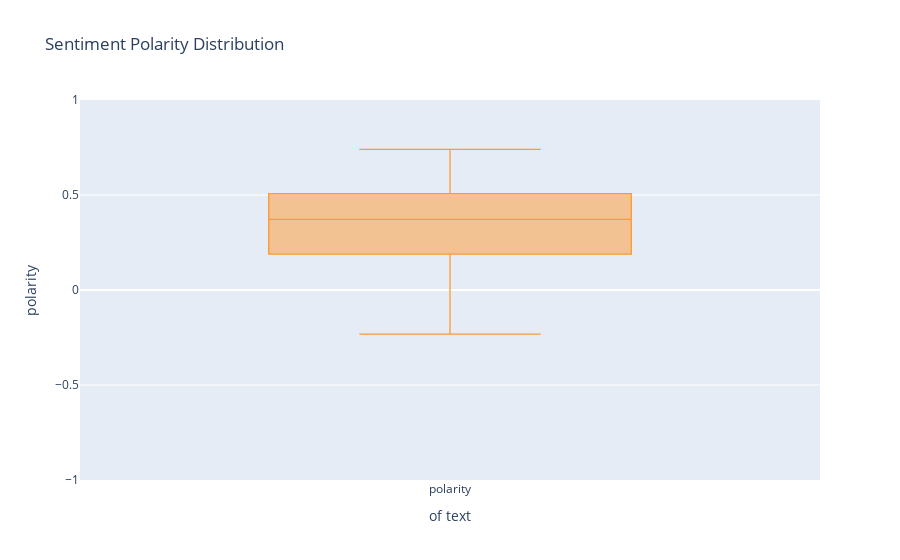

The cell this chart's notebook holds for it:
### Markdown cell above
#### Sentiment Polarity Distribution of Reviews

### Code cell
layout = go.Layout(
        yaxis=dict(
            range=[-1, 1],
            title='polarity'
        ),
        xaxis=dict(
            title='of text'
        ),
        title='Sentiment Polarity Distribution'
    )
df['polarity'].iplot(
    kind='box',
    linecolor='black',
    layout = layout)

### Figure 1 — Plotly figure (JSON) as saved in the notebook; plotly's stock layout.template omitted (floating-point values rounded to 4 significant figures)
{"data": [{"boxpoints": false, "line": {"width": 1.3}, "marker": {"color": "rgba(255, 153, 51, 1.0)"}, "name": "polarity", "orientation": "v", "type": "box", "y": [0.3741, 0.3708, -0.2321, 0.1883, 0.2584, 0.5509, 0.2614, 0.4, 0.3539, 0.6393, 0.4975, 0.6623, 0.359, 0.6083, 0.2802, 0.615, 0.308, 0.3938, 0.4753, 0.4167, 0.5429, -0.02998, 0.05116, 0.1417, 0.14, -0.2014, 0.1081, 0.3726, 0.5073, 0.74]}], "layout": {"title": {"text": "Sentiment Polarity Distribution"}, "xaxis": {"title": {"text": "of text"}}, "yaxis": {"range": [-1, 1], "title": {"text": "polarity"}}}}
